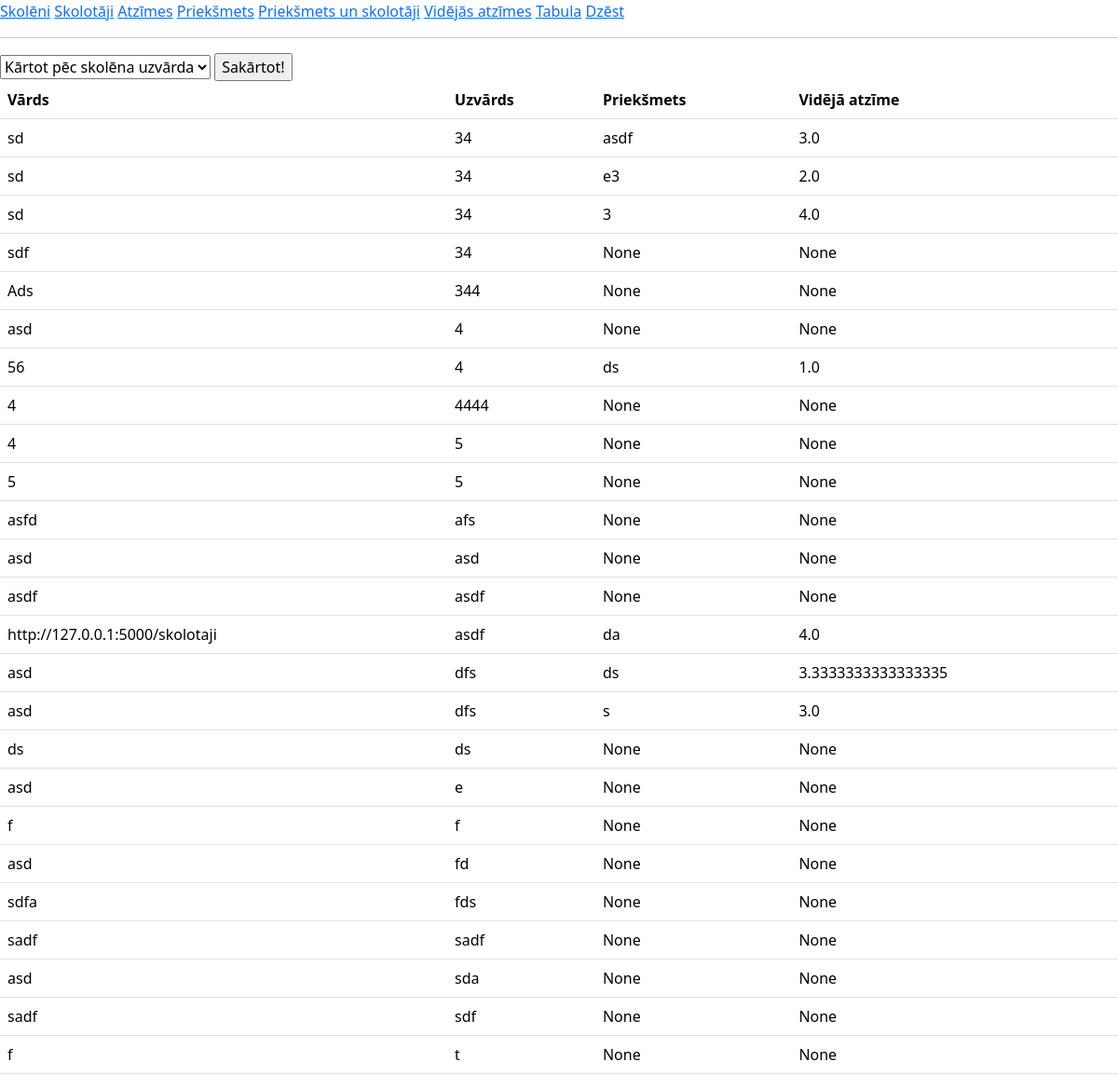
Before: /vidatzimes with the older database file.
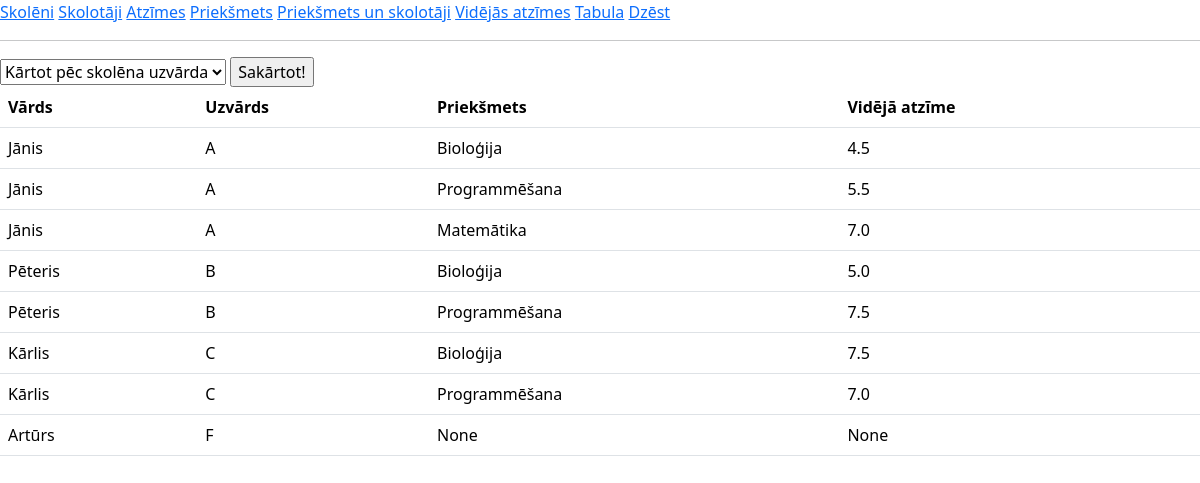
After: the same page with the newer database file.
### tables this page shows
CREATE TABLE skoleni(
        id INTEGER PRIMARY KEY AUTOINCREMENT,
        vards TEXT NOT NULL,
        uzvards TEXT NOT NULL
        );

CREATE TABLE prieksmeti(
        id INTEGER PRIMARY KEY AUTOINCREMENT,
        subject TEXT NOT NULL
        );

### main.py (the view)
@app.route("/vidatzimes", methods=["POST", "GET"])
def vidatzimes():
    if request.method == "POST":
        orderby = request.form["orderby"]
        dati = iegut_videjas_atzimes(orderby)
    else:
        dati = iegut_videjas_atzimes()
    return render_template("vidatzimes.html", vidatzimes = dati)

### dati.py (called while the page is built)
def iegut_videjas_atzimes(orderby="skoleni.uzvards"):
    cur = conn.cursor()
    cur.execute(
        f"""
        SELECT skoleni.vards, skoleni.uzvards, prieksmeti.subject, AVG(atzime.grade), skoleni.id
        FROM
        (skoleni LEFT JOIN atzime ON skoleni.id = atzime.vards_id)
        LEFT JOIN prieksmeti ON prieksmeti.id = atzime.subject_id
        GROUP BY skoleni.id, prieksmeti.id
        ORDER BY {orderby} ASC
        """
    )
    conn.commit()
    dati = cur.fetchall()
    return dati

### templates/vidatzimes.html (shortened to what this page needs)
{% extends 'skoleni.html'%}
{% block saturs %}
<form method="post">
  <select id="orderby" name="orderby">
    <option value="skoleni.uzvards">Kārtot pēc skolēna uzvārda</option>
  </select>
  <input type="submit" value="Sakārtot!">
  <table class="table">
      <tr>
        <th>Vārds</th>
        <th>Uzvārds</th>
        <th>Priekšmets</th>
        <th>Vidējā atzīme</th>
      </tr>
      {% for viens in vidatzimes %}
          <tr>
            <td>{{viens[0]}}</td>
            <td>{{viens[1]}}</td>
            <td>{{viens[2]}}</td>
            <td>{{viens[3]}}</td>
          </tr>
      {% endfor %}
  </table>
</form>
{% endblock %}

### templates/skoleni.html (shortened to what this page needs)
<!DOCTYPE html>
<html lang="lv">
    <head>
      <link href="https://cdn.jsdelivr.net/npm/bootstrap@5.3.3/dist/css/bootstrap.min.css" rel="stylesheet">
    </head>
    <body>
        <a href="/">Skolēni</a>
        <a href = "/skolotaji">Skolotāji</a>
        <a href = "/atzimes">Atzīmes</a>
        <a href = "/prieksmeti">Priekšmets</a>
        <a href = "/prieksmetiunskolotaji">Priekšmets un skolotāji</a>
        <a href = "/vidatzimes">Vidējās atzīmes</a>
        <a href = "/tabula">Tabula</a>
        <a href = "/dzest">Dzēst</a>
        <hr>
        {% block saturs %}{% endblock %}
    </body>
</html>

Changed rows visible on the page:
removed skoleni: vards "sd", uzvards "34", subject "asdf", viens "3.0", subject "e3", viens "2.0", subject "3", viens "4.0"
removed skoleni: vards "sdf", uzvards "34", viens "None"
removed skoleni: vards "Ads", uzvards "344", viens "None"
removed skoleni: vards "asd", uzvards "4", viens "None"
removed skoleni: vards "56", uzvards "4", subject "ds", viens "1.0"
removed skoleni: vards "4", uzvards "4444", viens "None"
removed skoleni: vards "4", uzvards "5", viens "None"
removed skoleni: vards "5", uzvards "5", viens "None"
removed skoleni: vards "asfd", uzvards "afs", viens "None"
removed skoleni: vards "asd", uzvards "asd", viens "None"
removed skoleni: vards "asdf", uzvards "asdf", viens "None"
removed skoleni: vards "http://127.0.0.1:5000/skolotaji", uzvards "asdf", subject "da", viens "4.0"
removed skoleni: vards "asd", uzvards "dfs", subject "ds", viens "3.3333333333333335", subject "s", viens "3.0"
removed skoleni: vards "ds", uzvards "ds", viens "None"
removed skoleni: vards "asd", uzvards "e", viens "None"
removed skoleni: vards "f", uzvards "f", viens "None"
removed skoleni: vards "asd", uzvards "fd", viens "None"
removed skoleni: vards "sdfa", uzvards "fds", viens "None"
removed skoleni: vards "sadf", uzvards "sadf", viens "None"
removed skoleni: vards "asd", uzvards "sda", viens "None"
removed skoleni: vards "sadf", uzvards "sdf", viens "None"
removed skoleni: vards "f", uzvards "t", viens "None"
added skoleni: vards "Jānis", uzvards "A", subject "Bioloģija", viens "4.5", subject "Programmēšana", viens "5.5", subject "Matemātika", viens "7.0"
added skoleni: vards "Pēteris", uzvards "B", subject "Bioloģija", viens "5.0", subject "Programmēšana", viens "7.5"
added skoleni: vards "Kārlis", uzvards "C", subject "Bioloģija", viens "7.5", subject "Programmēšana", viens "7.0"
added skoleni: vards "Artūrs", uzvards "F", viens "None"
